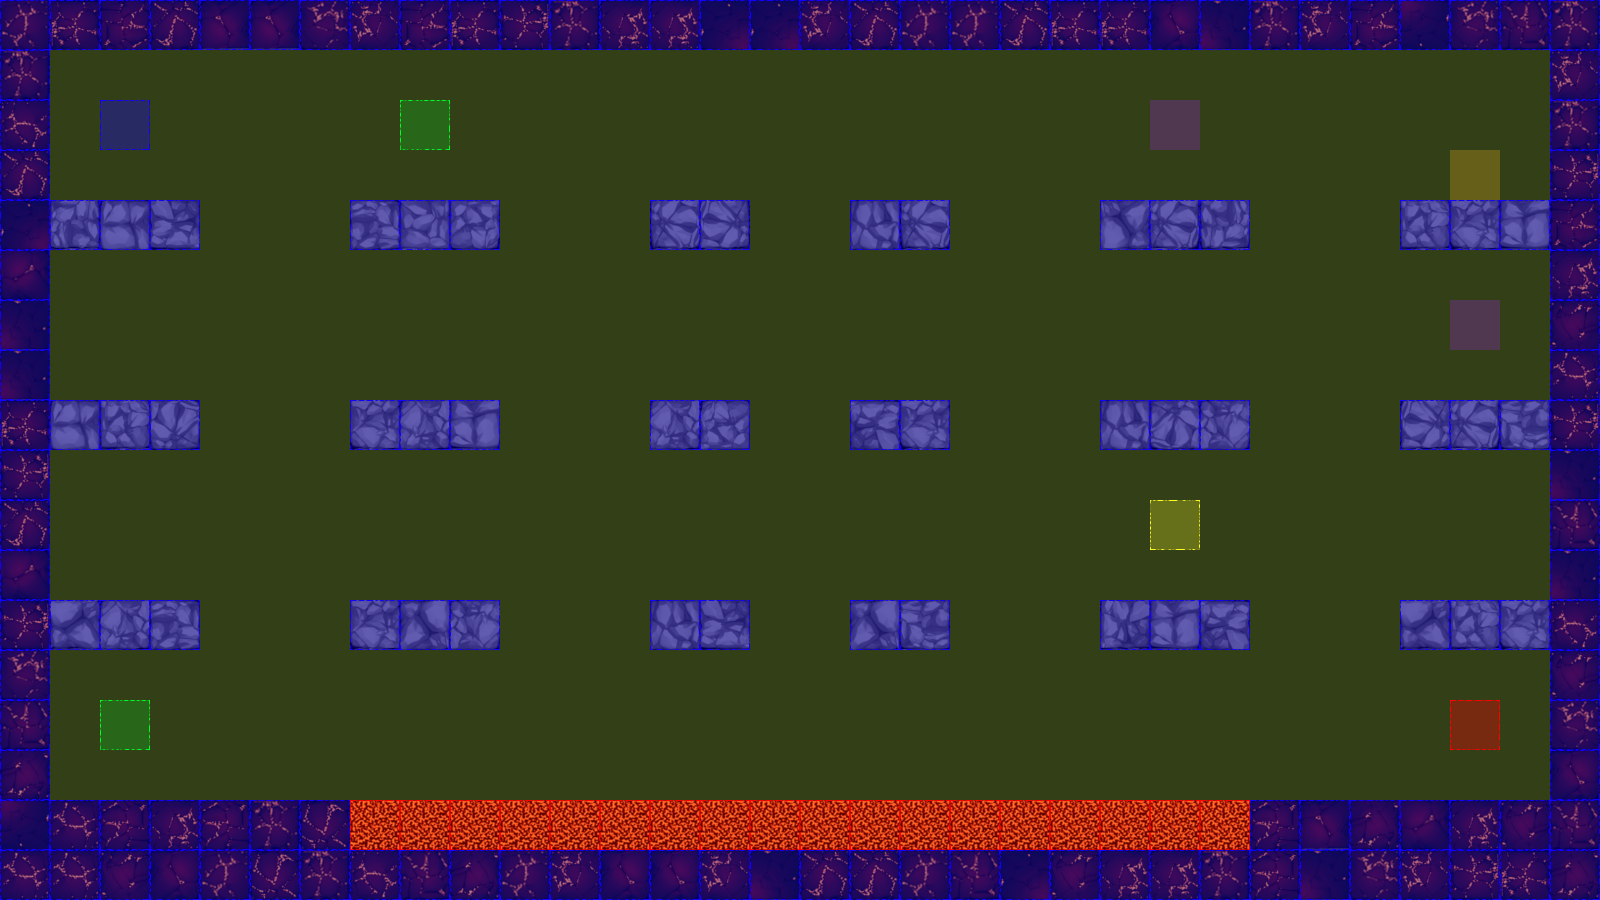

This game map was drawn from its Tiled (.tmx) file and the tilesets committed beside it. A one-line description and the trimmed map source follow:
An orthogonal 32x18 tile map with 50x50 px tiles, 3 tile layers (terrain, collision, event), 2 tilesets.

<map version="1.0" orientation="orthogonal" renderorder="left-up" width="32" height="18" tilewidth="50" tileheight="50" nextobjectid="3">
 <tileset firstgid="1" name="dungeonTile.png" tilewidth="50" tileheight="50" tilecount="64" columns="8">
  <image source="tiles/dungeonTile.png" width="400" height="400" />
 </tileset>
 <tileset firstgid="65" name="collisionTile" tilewidth="50" tileheight="50" tilecount="12" columns="3">
  <image source="tiles/collisionTile.png" width="150" height="200" />
 </tileset>
 <layer name="terrain" width="32" height="18">
  <data>[576 cells, 174 non-empty, 49 distinct tile ids]</data>
 </layer>
 <layer name="collision" width="32" height="18">
  <data>[576 cells, 576 non-empty, 3 distinct tile ids]</data>
 </layer>
 <layer name="event" width="32" height="18">
  <data>[576 cells, 8 non-empty, 6 distinct tile ids]</data>
 </layer>
</map>
